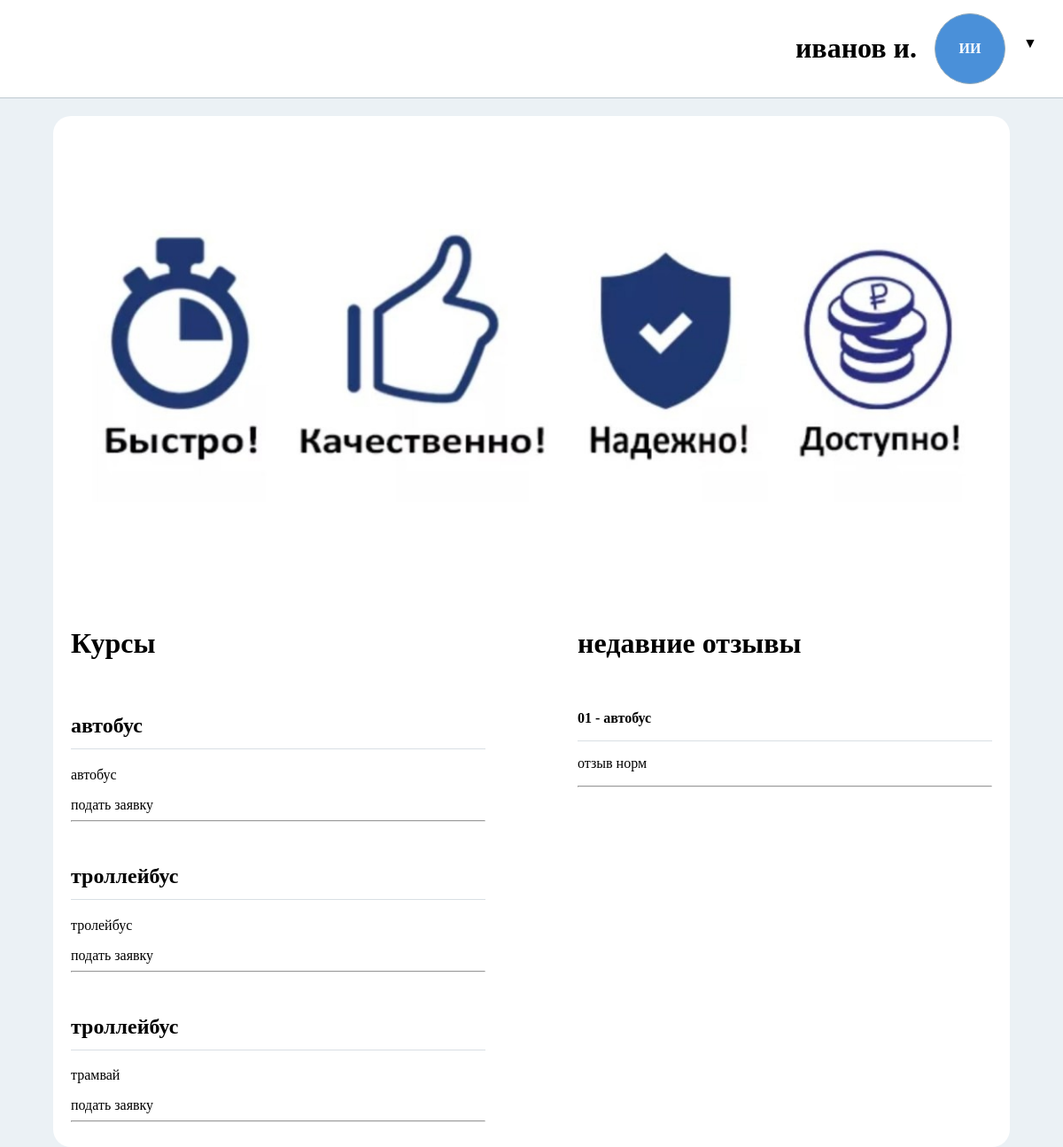
Page /index/ (signed in) on the earlier database version.
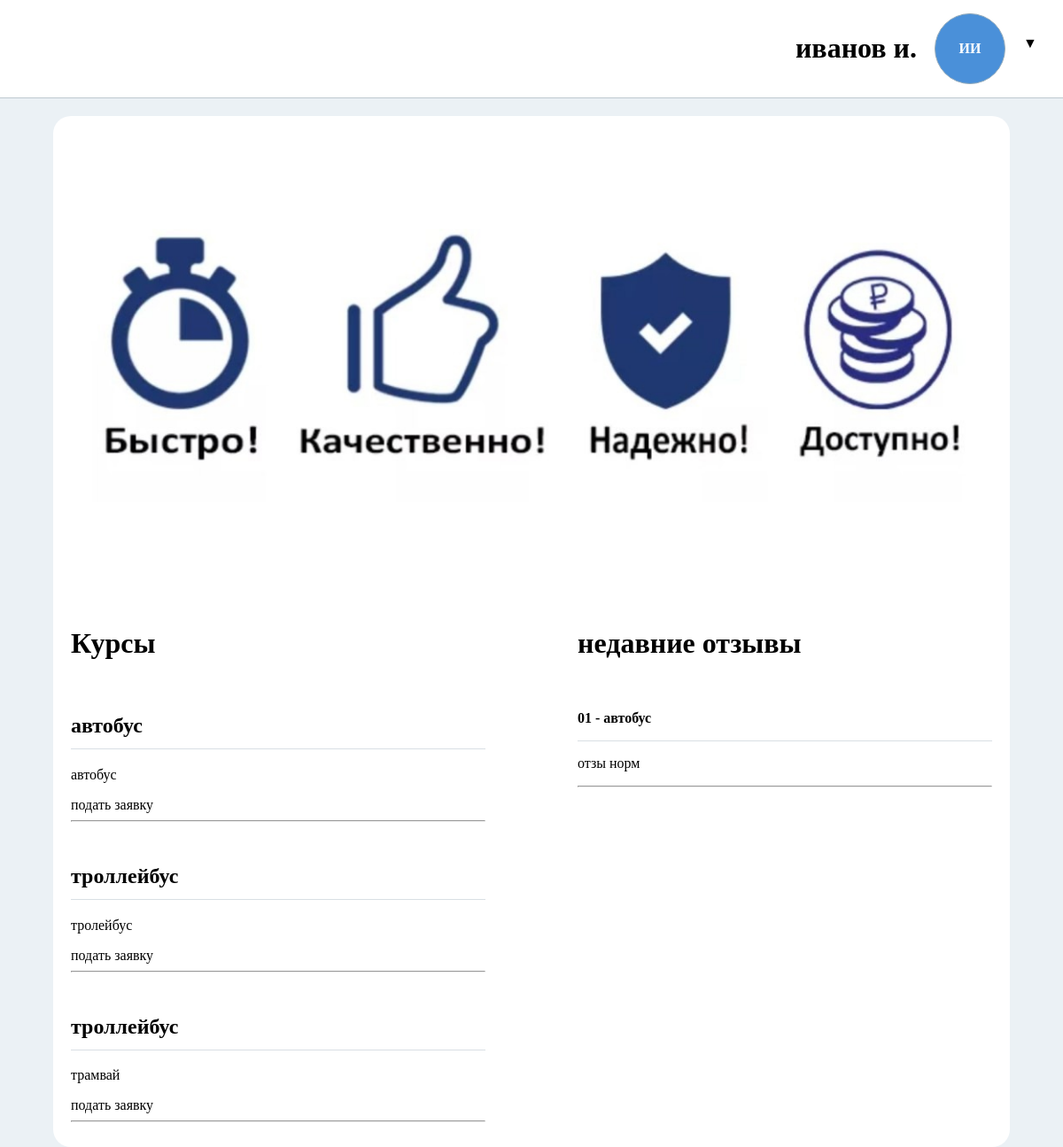
Same page on the later database version.
### accounts/models.py (models this page shows, shortened)
class User(AbstractBaseUser, PermissionsMixin):
    username = models.CharField(unique=True, null=False, blank=False, verbose_name='логин')
    is_staff = models.BooleanField(default=False, verbose_name="сотрудник")
    is_superuser = models.BooleanField(default=False, verbose_name="менеджер")
    objects = UserManager()
    USERNAME_FIELD = "username"
    REQUIRED_FIELDS = []
    class Meta:
        verbose_name = "Аккаунт"
        verbose_name_plural = "Аккаунты"

### students/models.py (models this page shows, shortened)
class Student(models.Model):
    name = models.CharField("имя", max_length=20)
    surname = models.CharField("фамилия", max_length=40)
    lastname = models.CharField("отчество", max_length=40, blank=True)
    birth_date = models.DateField("дата рождения", null=True, blank=True)
    email = models.EmailField("почта", max_length=50, blank=True)
    phone = models.CharField("номер телефона", max_length=50, blank=True)
    account = models.OneToOneField(
        settings.AUTH_USER_MODEL,
        on_delete=models.CASCADE,
        related_name="student",
        verbose_name="аккаунт"
    )
    class Meta:
        verbose_name = "Студент"
        verbose_name_plural = "Студенты"
        ordering = ["surname", "name"]

### courses/models.py (models this page shows)
class Course(models.Model):
    code = models.CharField("код", max_length=15)
    about = models.CharField("описание", max_length=200,blank=True)
    course_start = models.DateField("дата начала", null=True, blank=True)
    course_end = models.DateField("дата окончания", null=True, blank=True)
    transport = models.ForeignKey(
        Transport,
        on_delete=models.SET_NULL,
        null=True,
        blank=True,
        related_name="courses",
        verbose_name="транспорт"
    )
    teacher = models.ForeignKey(
    'staff.Teacher',
    on_delete=models.SET_NULL,
    null=True,
    blank=True,
    related_name="courses",
    verbose_name="преподаватель"
)
    class Meta:
        verbose_name = "курс"
        verbose_name_plural = "курсы"
        ordering = ["transport__name"]
        indexes = [
            models.Index(fields=["teacher"]),
            models.Index(fields=["transport"])
        ]
    def __str__(self):
        return f"{self.code} - {self.transport}" if self.transport else self.code

class Transport(models.Model):
    name = models.CharField("название", max_length=50)
    created_at = models.DateTimeField("создано", auto_now_add=True)
    updated_at = models.DateTimeField("обновлено", auto_now=True)
    class Meta:
        verbose_name = "транспорт"
        verbose_name_plural = "транспорт"
        ordering = ["-updated_at", "-created_at"]
    def __str__(self):
        return self.name

### requests/models.py (models this page shows, shortened)
class Review(models.Model):
    student = models.ForeignKey(Student, on_delete=models.CASCADE, related_name="reviews", verbose_name="студент")
    tutorial = models.ForeignKey(Tutorial, on_delete=models.CASCADE, related_name="reviews", verbose_name="заявка")
    value = models.TextField("отзыв")
    class Meta:
        verbose_name = "отзыв"
        verbose_name_plural = "отзывы"
        unique_together = ("student", "tutorial")

class Tutorial(models.Model):
    class StatusChoice(models.TextChoices):
        new = "новая"
        active = "идет обучение"
        done = "обучение завершено"
    title = models.CharField("название", max_length=50)
    course = models.ForeignKey(Course, on_delete=models.SET_NULL, null=True, blank=True, related_name="tutorials", verbose_name="курс")
    student = models.ForeignKey(Student, on_delete=models.CASCADE, related_name="tutorials", verbose_name="студент")
    status = models.CharField("статус", max_length=20, choices=StatusChoice.choices, default=StatusChoice.new)
    start_date = models.DateField("дата начала", null=True, blank=True)
    end_date = models.DateField("дата окончания", null=True, blank=True)
    payment_method = models.CharField("способ оплаты", max_length=50)
    class Meta:
        verbose_name = "заявка"
        verbose_name_plural = "заявки"

### demo_express_26/views.py (the view)
# urls.py: path("", views.index, name="index"),
@login_required
def index(request):
    courses = Course.objects.select_related('transport').all()
    reviews = Review.objects.select_related('tutorial__course').order_by('-id')[:5]
    return render(request, 'index.html', {
        'courses': courses,
        'reviews': reviews,
    })

### templates/index.html (shortened to what this page needs)
{% load static %}
<!doctype html>
<html lang="en">
  <head>
    <link rel="stylesheet" href="{% static 'css/style.css' %}" />
  </head>
  {% if user.student %}
  <body>
    <header>
      <div class="profile" style="position: relative">
        <h1>{{ user.student.surname }} {{ user.student.name.0 }}.</h1>
        <div class="pfp">
          <a href="{% url 'accounts:profile' %}"
            >{{ user.student.surname.0 }}{{ user.student.name.0 }}</a
          >
        </div>
        <div
          class="drop"
          onclick="document.getElementById('menu').style.display = 'block'"
        >
          &#9660;
        </div>
      </div>
    </header>
    <main>
      <div class="slider-container">
        <div class="slider-track" id="slider-track">
          <img
            src="{% static 'images/image16.png' %}"
            class="slide"
            alt="Слайд 1"
          />
        </div>
      </div>
      <div class="cont">
        <div class="courses">
          <h1>Курсы</h1>
          {% for c in courses %}
          <div>
            <h2>
              {{ c.transport.name }}
              <hr class="colorless" />
            </h2>
            <p>{{ c.about }}</p>
            <a href="{% url 'requests:create' %}?course={{ c.id }}"
              >подать заявку
            </a>
            <hr />
          </div>
          {% empty %}
          <p>Курсов пока нет.</p>
          {% endfor %}
        </div>
        <div class="reviews">
          <h1>недавние отзывы</h1>
          {% for r in reviews %}
          <div>
            <p>
              <strong
                >{{ r.tutorial.course }}
                <hr class="colorless" />
              </strong>
            </p>
            <p>{{ r.value }}</p>
            <hr />
          </div>
          {% empty %}
          <p>Отзывов пока нет</p>
          {% endfor %}
        </div>
      </div>
    </main>
  </body>
  {% endif %}
</html>

### static/css/style.css (style rules this page uses)
* { box-sizing: border-box; }
a { text-decoration: none; color: inherit; }
body { background-color: #ebf1f5; margin: 0; display: flex; justify-content: center; align-items: center; flex-direction: column; }
main { width: 100%; display: flex; flex-direction: column; gap: 20px; }
.slider-container { position: relative; width: 100%; overflow: hidden; }
.slider-track { display: flex; transition: transform 1s ease; }
.slide { display: flex; align-self: center; justify-content: center; background: #ccc; width: 100%; height: 100%; object-fit: cover; flex-shrink: 0; }
.profile { display: flex; gap: 20px; }
.pfp { width: 80px; height: 80px; border-radius: 50%; background: #4a90d9; color: white; display: flex; align-items: center; justify-content: center; border: #93abbc 1px solid; font-weight: bold; text-transform: uppercase; cursor: pointer; align-self: center; }
header { padding: 15px; min-width: 100%; max-height: 1200px; display: flex; justify-content: space-between; align-items: center; background-color: white; border-bottom: #bfc9d0 solid 1px; margin-bottom: 20px; }
main { border-radius: 20px; padding: 20px; background-color: white; width: 90%; height: 100%; }
.drop { align-self: center; justify-self: center; width: 30px; height: 30px; cursor: pointer; }
.cont { display: flex; justify-content: space-between; gap: 20px; }
.courses { display: flex; flex-direction: column; flex-wrap: wrap; gap: 20px; width: 45%; }
.reviews { display: flex; flex-direction: column; flex-wrap: wrap; gap: 20px; width: 45%; }
.colorless { border: none; border-top: 1px solid #d0d7de; opacity: 0.8; }

Differences in the rows shown:
changed Review "01 - автобус": value "отзыв норм" → "отзы норм"
